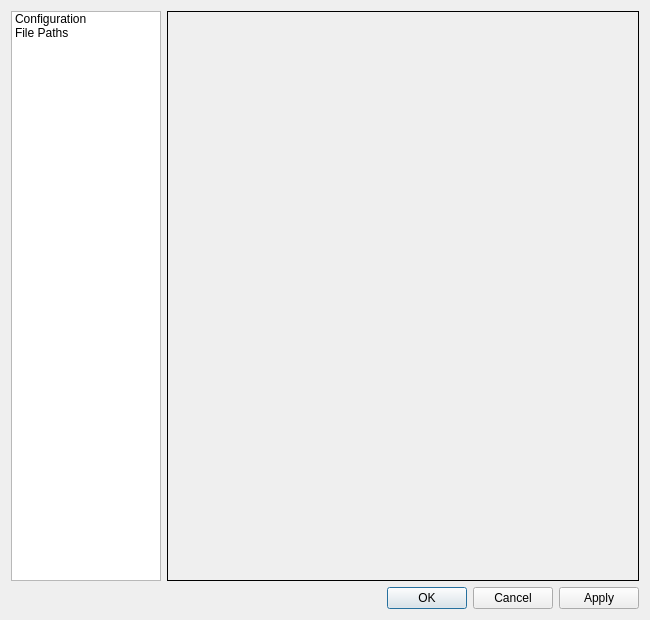
<?xml version="1.0" encoding="UTF-8"?>
<ui version="4.0">
 <class>DialogSeamlyMePreferences</class>
 <widget class="QDialog" name="DialogSeamlyMePreferences">
  <property name="geometry">
   <rect>
    <x>0</x>
    <y>0</y>
    <width>650</width>
    <height>620</height>
   </rect>
  </property>
  <property name="minimumSize">
   <size>
    <width>650</width>
    <height>620</height>
   </size>
  </property>
  <property name="maximumSize">
   <size>
    <width>800</width>
    <height>620</height>
   </size>
  </property>
  <property name="windowTitle">
   <string>Preferences</string>
  </property>
  <property name="windowIcon">
   <iconset resource="../../../libs/vmisc/share/resources/theme.qrc">
    <normaloff>:/icons/win.icon.theme/32x32/actions/preferences-other.png</normaloff>:/icons/win.icon.theme/32x32/actions/preferences-other.png</iconset>
  </property>
  <layout class="QVBoxLayout" name="verticalLayout">
   <item>
    <layout class="QHBoxLayout" name="horizontalLayout">
     <item>
      <widget class="QListWidget" name="contentsWidget">
       <property name="minimumSize">
        <size>
         <width>150</width>
         <height>0</height>
        </size>
       </property>
       <property name="maximumSize">
        <size>
         <width>150</width>
         <height>16777215</height>
        </size>
       </property>
       <property name="focusPolicy">
        <enum>Qt::TabFocus</enum>
       </property>
       <property name="iconSize">
        <size>
         <width>20</width>
         <height>20</height>
        </size>
       </property>
       <property name="textElideMode">
        <enum>Qt::ElideMiddle</enum>
       </property>
       <property name="movement">
        <enum>QListView::Static</enum>
       </property>
       <property name="spacing">
        <number>2</number>
       </property>
       <property name="viewMode">
        <enum>QListView::ListMode</enum>
       </property>
       <property name="currentRow">
        <number>-1</number>
       </property>
       <item>
        <property name="text">
         <string>Configuration</string>
        </property>
        <property name="icon">
         <iconset resource="../../../libs/vmisc/share/resources/icon.qrc">
          <normaloff>:/icon/config.png</normaloff>:/icon/config.png</iconset>
        </property>
        <property name="flags">
         <set>ItemIsSelectable|ItemIsUserCheckable|ItemIsEnabled</set>
        </property>
       </item>
       <item>
        <property name="text">
         <string>File Paths</string>
        </property>
        <property name="icon">
         <iconset resource="../../../libs/vmisc/share/resources/icon.qrc">
          <normaloff>:/icon/path_config.png</normaloff>:/icon/path_config.png</iconset>
        </property>
        <property name="flags">
         <set>ItemIsSelectable|ItemIsUserCheckable|ItemIsEnabled</set>
        </property>
       </item>
      </widget>
     </item>
     <item>
      <widget class="QStackedWidget" name="pagesWidget">
       <property name="sizePolicy">
        <sizepolicy hsizetype="Expanding" vsizetype="Preferred">
         <horstretch>0</horstretch>
         <verstretch>0</verstretch>
        </sizepolicy>
       </property>
       <property name="sizeIncrement">
        <size>
         <width>0</width>
         <height>0</height>
        </size>
       </property>
       <property name="frameShape">
        <enum>QFrame::Box</enum>
       </property>
       <widget class="QWidget" name="page_2"/>
      </widget>
     </item>
    </layout>
   </item>
   <item>
    <widget class="QDialogButtonBox" name="buttonBox">
     <property name="orientation">
      <enum>Qt::Horizontal</enum>
     </property>
     <property name="standardButtons">
      <set>QDialogButtonBox::Apply|QDialogButtonBox::Cancel|QDialogButtonBox::Ok</set>
     </property>
    </widget>
   </item>
  </layout>
 </widget>
 <resources>
  <include location="../../../libs/vmisc/share/resources/icon.qrc"/>
  <include location="../../../libs/vmisc/share/resources/theme.qrc"/>
 </resources>
 <connections>
  <connection>
   <sender>buttonBox</sender>
   <signal>rejected()</signal>
   <receiver>DialogSeamlyMePreferences</receiver>
   <slot>reject()</slot>
   <hints>
    <hint type="sourcelabel">
     <x>316</x>
     <y>260</y>
    </hint>
    <hint type="destinationlabel">
     <x>286</x>
     <y>274</y>
    </hint>
   </hints>
  </connection>
 </connections>
</ui>
